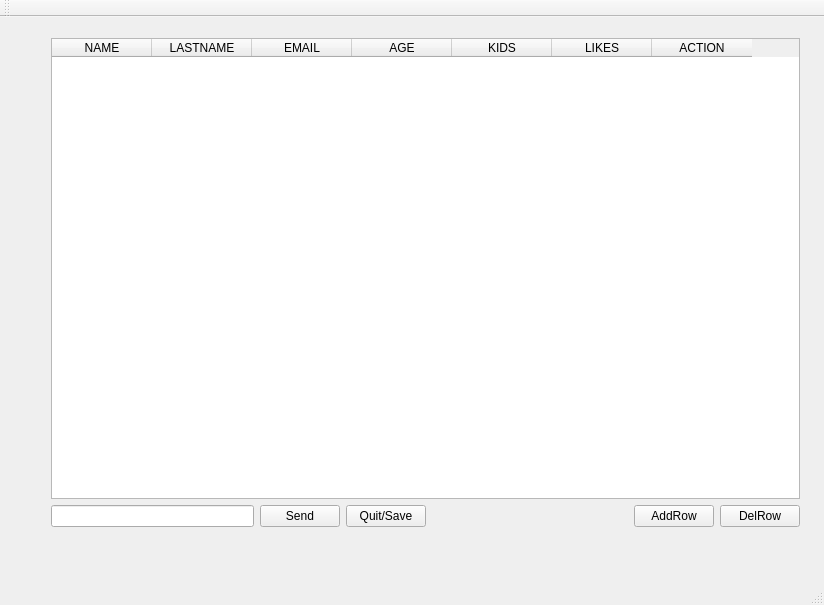
<?xml version="1.0" encoding="UTF-8"?>
<ui version="4.0">
 <class>MainWindow_Person</class>
 <widget class="QMainWindow" name="MainWindow_Person">
  <property name="geometry">
   <rect>
    <x>0</x>
    <y>0</y>
    <width>824</width>
    <height>605</height>
   </rect>
  </property>
  <property name="windowTitle">
   <string>MainWindow_Person</string>
  </property>
  <widget class="QWidget" name="centralWidget">
   <widget class="QWidget" name="">
    <property name="geometry">
     <rect>
      <x>40</x>
      <y>10</y>
      <width>771</width>
      <height>511</height>
     </rect>
    </property>
    <layout class="QVBoxLayout" name="verticalLayout">
     <item>
      <widget class="QTableWidget" name="tableWidget">
       <column>
        <property name="text">
         <string>NAME</string>
        </property>
       </column>
       <column>
        <property name="text">
         <string>LASTNAME</string>
        </property>
       </column>
       <column>
        <property name="text">
         <string>EMAIL</string>
        </property>
       </column>
       <column>
        <property name="text">
         <string>AGE</string>
        </property>
       </column>
       <column>
        <property name="text">
         <string>KIDS</string>
        </property>
       </column>
       <column>
        <property name="text">
         <string>LIKES</string>
        </property>
       </column>
       <column>
        <property name="text">
         <string>ACTION</string>
        </property>
       </column>
      </widget>
     </item>
     <item>
      <layout class="QHBoxLayout" name="horizontalLayout">
       <item>
        <widget class="QLineEdit" name="lineEdit"/>
       </item>
       <item>
        <widget class="QPushButton" name="pushButton_3">
         <property name="text">
          <string>Send</string>
         </property>
        </widget>
       </item>
       <item>
        <widget class="QPushButton" name="pB_QuitSave">
         <property name="text">
          <string>Quit/Save</string>
         </property>
        </widget>
       </item>
       <item>
        <spacer name="horizontalSpacer">
         <property name="orientation">
          <enum>Qt::Horizontal</enum>
         </property>
         <property name="sizeHint" stdset="0">
          <size>
           <width>40</width>
           <height>20</height>
          </size>
         </property>
        </spacer>
       </item>
       <item>
        <widget class="QPushButton" name="pushButton">
         <property name="text">
          <string>AddRow</string>
         </property>
        </widget>
       </item>
       <item>
        <widget class="QPushButton" name="pushButton_2">
         <property name="text">
          <string>DelRow</string>
         </property>
        </widget>
       </item>
      </layout>
     </item>
    </layout>
   </widget>
  </widget>
  <widget class="QMenuBar" name="menuBar">
   <property name="geometry">
    <rect>
     <x>0</x>
     <y>0</y>
     <width>824</width>
     <height>22</height>
    </rect>
   </property>
  </widget>
  <widget class="QToolBar" name="mainToolBar">
   <attribute name="toolBarArea">
    <enum>TopToolBarArea</enum>
   </attribute>
   <attribute name="toolBarBreak">
    <bool>false</bool>
   </attribute>
  </widget>
  <widget class="QStatusBar" name="statusBar"/>
 </widget>
 <layoutdefault spacing="6" margin="11"/>
 <resources/>
 <connections/>
</ui>
